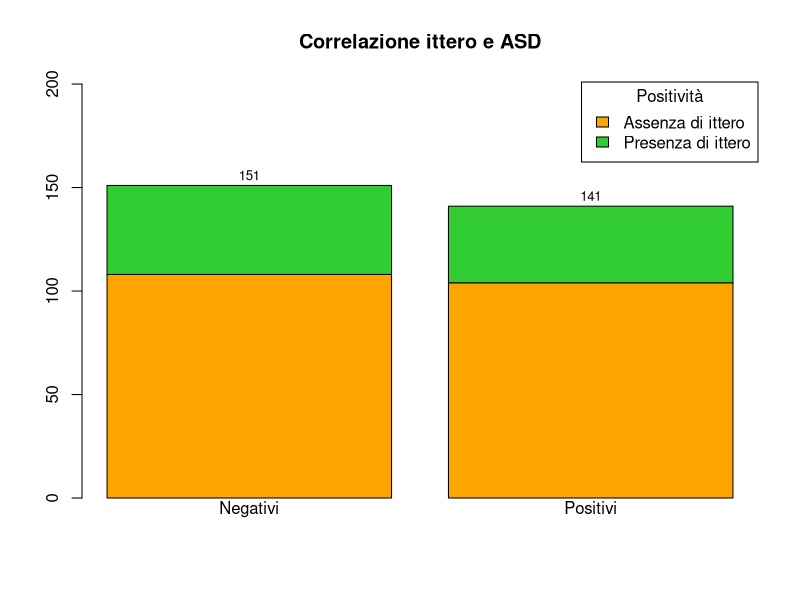

Reproduce this figure in R.
# Carica il file CSV
data <- read.csv("Autism-Child-Data.csv")

# Rimuovi le colonne delle variabili age_desc e relation
data <- subset(data, select = -c(age_desc, relation))

ittero <- data$jundice

positività <- data$ClassASD

ittero_positivo <- table(ittero, positività)

label_ittero <- c("Negativi", "Positivi")

legenda_positività <- c("Assenza di ittero", "Presenza di ittero")

somma_positivi <- colSums(ittero_positivo)

colori_legenda <- c("orange", "limegreen")

altezza_barre <- barplot(ittero_positivo, main="Correlazione ittero e ASD",
                         col=colori_legenda, names.arg = c("", ""), ylim = c(0, max(somma_positivi) + 50))  # Nasconde gli assi
text(x = altezza_barre,
     y = somma_positivi + 5,
     label = somma_positivi,
     cex = 0.8,
     col = "black")

axis(1, at = altezza_barre, labels = label_ittero, tick = FALSE, line = -1)

legend(
  "topright",
  legend = legenda_positività,
  fill = colori_legenda,
  title = "Positività",
  xpd = TRUE
)